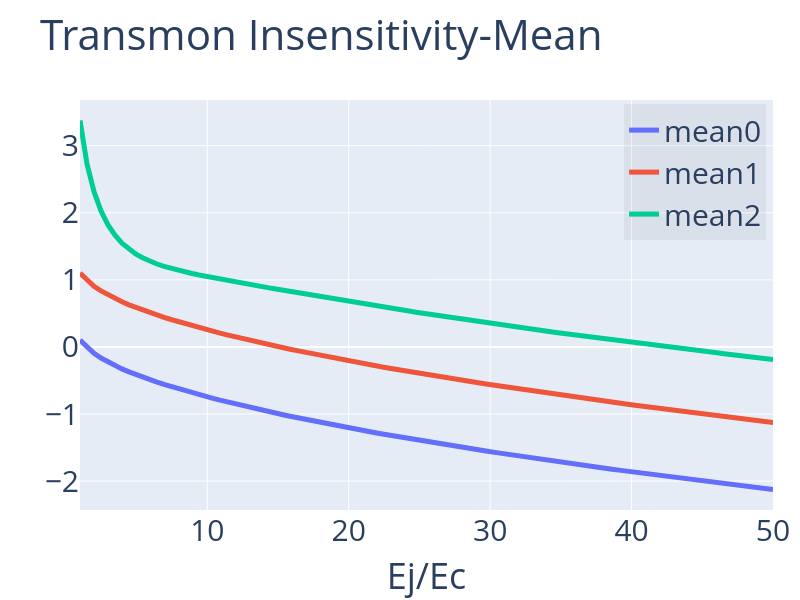

Write notebook code for a chart like this one.
### Code cell
plotCompare(ratio,avg,'Transmon Insensitivity-Mean','Ej/Ec',export='pdf',size=(600,800))
